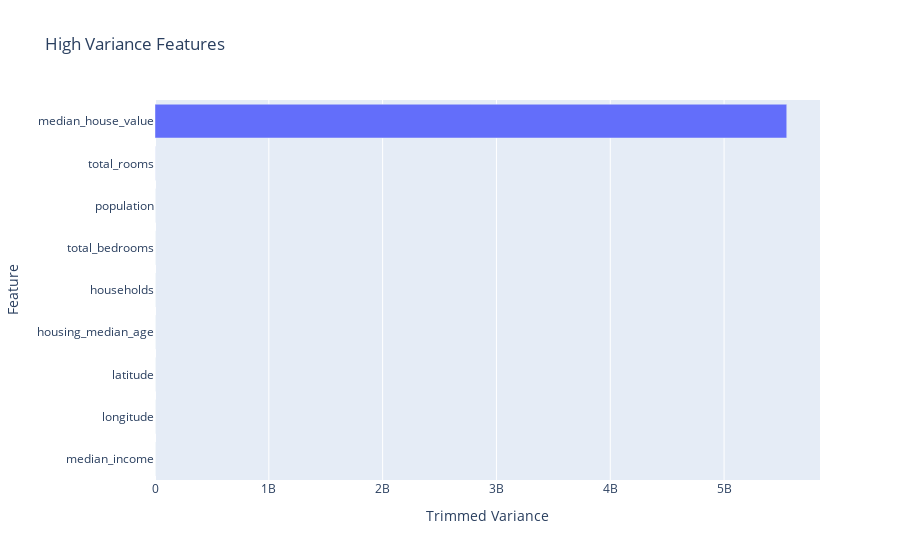

Write notebook code for a chart like this one.
### Code cell
# Create horizontal bar chart of `top_ten_trim_var`
fig = px.bar(
    x=top_ten_trim_var,
    y=top_ten_trim_var.index,
    title=" High Variance Features"
)

fig.update_layout(xaxis_title="Trimmed Variance", yaxis_title="Feature")

fig.show()

### Figure 1 — Plotly figure (JSON) as saved in the notebook; plotly's stock layout.template omitted (floating-point values rounded to 4 significant figures)
{"data": [{"alignmentgroup": "True", "hovertemplate": "x=%{x}<br>y=%{y}<extra></extra>", "legendgroup": "", "marker": {"color": "#636efa", "pattern": {"shape": ""}}, "name": "", "offsetgroup": "", "orientation": "h", "showlegend": false, "textposition": "auto", "type": "bar", "x": [1.192, 2.887, 3.041, 82.72, 28730.0, 34100.0, 242200.0, 799800.0, 5551000000.0], "xaxis": "x", "y": ["median_income", "longitude", "latitude", "housing_median_age", "households", "total_bedrooms", "population", "total_rooms", "median_house_value"], "yaxis": "y"}], "layout": {"barmode": "relative", "legend": {"tracegroupgap": 0}, "title": {"text": " High Variance Features"}, "xaxis": {"anchor": "y", "domain": [0, 1], "title": {"text": "Trimmed Variance"}}, "yaxis": {"anchor": "x", "domain": [0, 1], "title": {"text": "Feature"}}}}
